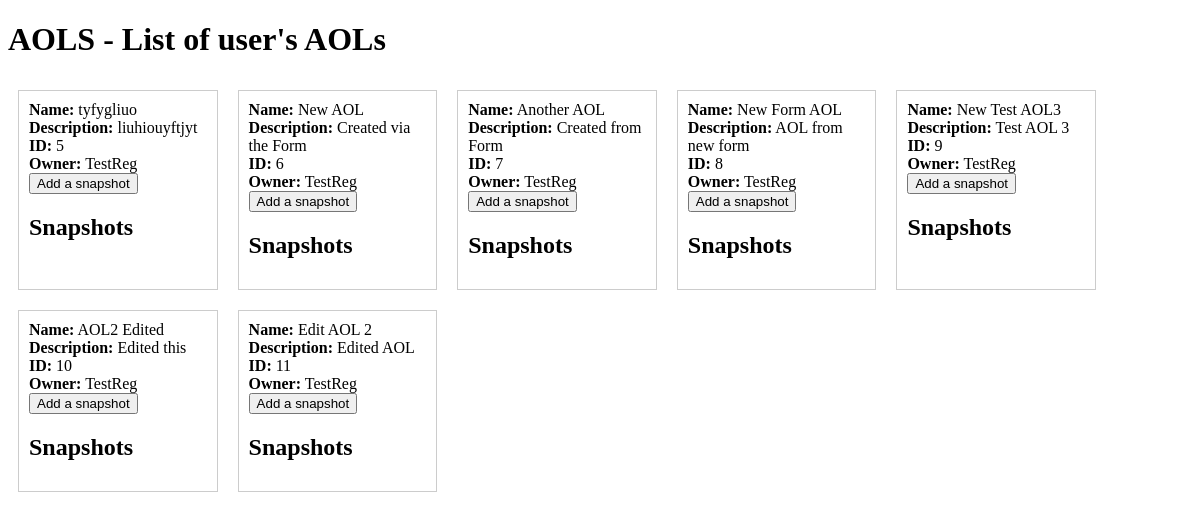
Screenshot of /aols/ (signed in) with the database file from the repository.
### snapshots/models.py (models this page shows, shortened)
class AreaOfLife(models.Model):
    owner = models.ForeignKey('auth.User', on_delete=models.CASCADE)
    name = models.CharField(max_length=200)
    description = models.TextField()

### rule4be/page_views.py (the view)
# urls.py: path('aols/', page_views.load_aols_page, name='load_aols_page'),
@login_required
def load_aols_page(request):
    aols = request.user.areaoflife_set.all()
    today = datetime.now().strftime('%Y-%m-%d')
    yesterday = (datetime.now() - timezone.timedelta(days=1)).strftime('%Y-%m-%d')
    last_week = (datetime.now() - timezone.timedelta(days=7)).strftime('%Y-%m-%d')
    last_month = (datetime.now() - relativedelta(months=1)).strftime('%Y-%m-%d')
    last_year = (datetime.now() - relativedelta(years=1)).strftime('%Y-%m-%d')
    for aol in aols:
        aol.snapshots = {
            'today' : Snapshot.objects.filter(created=today, area_of_life=aol),
            'yesterday' : Snapshot.objects.filter(created=yesterday, area_of_life=aol),
            'last_week' : Snapshot.objects.filter(created=last_week, area_of_life=aol),
            'last_month' : Snapshot.objects.filter(created=last_month, area_of_life=aol),
            'last_year' : Snapshot.objects.filter(created=last_year, area_of_life=aol),
        }
    context = {
        'aols': aols,
    }
    return render(request, 'rule4be/aols.html', context)

### rule4be/templates/rule4be/aols.html (shortened to what this page needs)
{% extends 'rule4be/main.html' %}
{% load static %}
{% block content %}
<h1>AOLS - List of user's AOLs</h1>
<div class="aol-container">
    {% for area_of_life in aols %}
    <div class="aol-item">
        <form hx-get="{% url 'load_today_snapshot_page' area_of_life.id %}" hx-trigger="submit" hx-target="#login-form"
            id="login-form">
            <strong>Name:</strong> {{ area_of_life.name }}<br>
            <strong>Description:</strong> {{ area_of_life.description }}<br>
            <strong>ID:</strong> {{ area_of_life.id }}<br>
            <strong>Owner:</strong> {{ area_of_life.owner }}<br>
            <button type="submit">Add a snapshot</button>
        </form>
        <div>
            <h2>Snapshots</h2>
        </div>
    </div>
    {% endfor %}
</div>
{% endblock %}

### static/css/styles.css (style rules this page uses)
.aol-container { display: flex; flex-wrap: wrap; }
.aol-item { width: 15%; margin: 10px; border: 1px solid #ccc; padding: 10px; }

### rows the page displays
AreaOfLife: name "tyfygliuo", description "liuhiouyftjyt", id "5", owner "TestReg"
AreaOfLife: name "New AOL", description "Created via the Form", id "6", owner "TestReg"
AreaOfLife: name "Another AOL", description "Created from Form", id "7", owner "TestReg"
AreaOfLife: name "New Form AOL", description "AOL from new form", id "8", owner "TestReg"
AreaOfLife: name "New Test AOL3", description "Test AOL 3", id "9", owner "TestReg"
AreaOfLife: name "AOL2 Edited", description "Edited this", id "10", owner "TestReg"
AreaOfLife: name "Edit AOL 2", description "Edited AOL", id "11", owner "TestReg"
